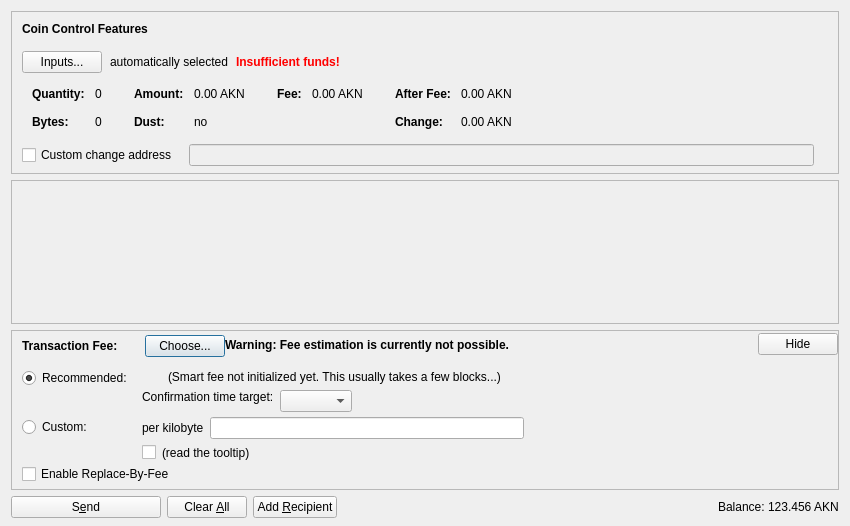
<?xml version="1.0" encoding="UTF-8"?>
<ui version="4.0">
 <class>SendCoinsDialog</class>
 <widget class="QDialog" name="SendCoinsDialog">
  <property name="geometry">
   <rect>
    <x>0</x>
    <y>0</y>
    <width>850</width>
    <height>526</height>
   </rect>
  </property>
  <property name="windowTitle">
   <string>Send Coins</string>
  </property>
  <layout class="QVBoxLayout" name="verticalLayout" stretch="0,1,0,0">
   <property name="bottomMargin">
    <number>8</number>
   </property>
   <item>
    <widget class="QFrame" name="frameCoinControl">
     <property name="sizePolicy">
      <sizepolicy hsizetype="Expanding" vsizetype="Expanding">
       <horstretch>0</horstretch>
       <verstretch>0</verstretch>
      </sizepolicy>
     </property>
     <property name="maximumSize">
      <size>
       <width>16777215</width>
       <height>16777215</height>
      </size>
     </property>
     <property name="frameShape">
      <enum>QFrame::StyledPanel</enum>
     </property>
     <property name="frameShadow">
      <enum>QFrame::Sunken</enum>
     </property>
     <layout class="QVBoxLayout" name="verticalLayoutCoinControl2">
      <property name="spacing">
       <number>0</number>
      </property>
      <property name="leftMargin">
       <number>0</number>
      </property>
      <property name="topMargin">
       <number>0</number>
      </property>
      <property name="rightMargin">
       <number>0</number>
      </property>
      <property name="bottomMargin">
       <number>6</number>
      </property>
      <item>
       <layout class="QVBoxLayout" name="verticalLayoutCoinControl" stretch="0,0,0,0,1">
        <property name="spacing">
         <number>0</number>
        </property>
        <property name="leftMargin">
         <number>10</number>
        </property>
        <property name="topMargin">
         <number>10</number>
        </property>
        <item>
         <layout class="QHBoxLayout" name="horizontalLayoutCoinControl1">
          <property name="bottomMargin">
           <number>15</number>
          </property>
          <item>
           <widget class="QLabel" name="labelCoinControlFeatures">
            <property name="sizePolicy">
             <sizepolicy hsizetype="Preferred" vsizetype="Maximum">
              <horstretch>0</horstretch>
              <verstretch>0</verstretch>
             </sizepolicy>
            </property>
            <property name="font">
             <font>
              <weight>75</weight>
              <bold>true</bold>
             </font>
            </property>
            <property name="styleSheet">
             <string notr="true">font-weight:bold;</string>
            </property>
            <property name="text">
             <string>Coin Control Features</string>
            </property>
           </widget>
          </item>
         </layout>
        </item>
        <item>
         <layout class="QHBoxLayout" name="horizontalLayoutCoinControl2" stretch="0,0,0,0">
          <property name="spacing">
           <number>8</number>
          </property>
          <property name="bottomMargin">
           <number>10</number>
          </property>
          <item>
           <widget class="QPushButton" name="pushButtonCoinControl">
            <property name="styleSheet">
             <string notr="true"/>
            </property>
            <property name="text">
             <string>Inputs...</string>
            </property>
            <property name="autoDefault">
             <bool>false</bool>
            </property>
           </widget>
          </item>
          <item>
           <widget class="QLabel" name="labelCoinControlAutomaticallySelected">
            <property name="text">
             <string>automatically selected</string>
            </property>
            <property name="margin">
             <number>5</number>
            </property>
           </widget>
          </item>
          <item>
           <widget class="QLabel" name="labelCoinControlInsuffFunds">
            <property name="font">
             <font>
              <weight>75</weight>
              <bold>true</bold>
             </font>
            </property>
            <property name="styleSheet">
             <string notr="true">color:red;font-weight:bold;</string>
            </property>
            <property name="text">
             <string>Insufficient funds!</string>
            </property>
            <property name="margin">
             <number>5</number>
            </property>
           </widget>
          </item>
          <item>
           <spacer name="horizontalSpacerCoinControl">
            <property name="orientation">
             <enum>Qt::Horizontal</enum>
            </property>
            <property name="sizeHint" stdset="0">
             <size>
              <width>40</width>
              <height>1</height>
             </size>
            </property>
           </spacer>
          </item>
         </layout>
        </item>
        <item>
         <widget class="QWidget" name="widgetCoinControl" native="true">
          <property name="sizePolicy">
           <sizepolicy hsizetype="Preferred" vsizetype="Preferred">
            <horstretch>0</horstretch>
            <verstretch>0</verstretch>
           </sizepolicy>
          </property>
          <property name="minimumSize">
           <size>
            <width>0</width>
            <height>0</height>
           </size>
          </property>
          <property name="styleSheet">
           <string notr="true"/>
          </property>
          <layout class="QHBoxLayout" name="horizontalLayoutCoinControl5">
           <property name="leftMargin">
            <number>0</number>
           </property>
           <property name="topMargin">
            <number>0</number>
           </property>
           <property name="rightMargin">
            <number>0</number>
           </property>
           <property name="bottomMargin">
            <number>0</number>
           </property>
           <item>
            <layout class="QHBoxLayout" name="horizontalLayoutCoinControl3" stretch="0,0,0,1">
             <property name="spacing">
              <number>20</number>
             </property>
             <property name="topMargin">
              <number>0</number>
             </property>
             <property name="bottomMargin">
              <number>10</number>
             </property>
             <item>
              <layout class="QFormLayout" name="formLayoutCoinControl1">
               <property name="horizontalSpacing">
                <number>10</number>
               </property>
               <property name="verticalSpacing">
                <number>14</number>
               </property>
               <property name="leftMargin">
                <number>10</number>
               </property>
               <property name="topMargin">
                <number>4</number>
               </property>
               <property name="rightMargin">
                <number>6</number>
               </property>
               <item row="0" column="0">
                <widget class="QLabel" name="labelCoinControlQuantityText">
                 <property name="font">
                  <font>
                   <weight>75</weight>
                   <bold>true</bold>
                  </font>
                 </property>
                 <property name="text">
                  <string>Quantity:</string>
                 </property>
                 <property name="margin">
                  <number>0</number>
                 </property>
                </widget>
               </item>
               <item row="0" column="1">
                <widget class="QLabel" name="labelCoinControlQuantity">
                 <property name="cursor">
                  <cursorShape>IBeamCursor</cursorShape>
                 </property>
                 <property name="contextMenuPolicy">
                  <enum>Qt::ActionsContextMenu</enum>
                 </property>
                 <property name="text">
                  <string notr="true">0</string>
                 </property>
                 <property name="margin">
                  <number>0</number>
                 </property>
                 <property name="textInteractionFlags">
                  <set>Qt::LinksAccessibleByMouse|Qt::TextSelectableByKeyboard|Qt::TextSelectableByMouse</set>
                 </property>
                </widget>
               </item>
               <item row="1" column="0">
                <widget class="QLabel" name="labelCoinControlBytesText">
                 <property name="font">
                  <font>
                   <weight>75</weight>
                   <bold>true</bold>
                  </font>
                 </property>
                 <property name="text">
                  <string>Bytes:</string>
                 </property>
                </widget>
               </item>
               <item row="1" column="1">
                <widget class="QLabel" name="labelCoinControlBytes">
                 <property name="cursor">
                  <cursorShape>IBeamCursor</cursorShape>
                 </property>
                 <property name="contextMenuPolicy">
                  <enum>Qt::ActionsContextMenu</enum>
                 </property>
                 <property name="text">
                  <string notr="true">0</string>
                 </property>
                 <property name="textInteractionFlags">
                  <set>Qt::LinksAccessibleByMouse|Qt::TextSelectableByKeyboard|Qt::TextSelectableByMouse</set>
                 </property>
                </widget>
               </item>
              </layout>
             </item>
             <item>
              <layout class="QFormLayout" name="formLayoutCoinControl2">
               <property name="horizontalSpacing">
                <number>10</number>
               </property>
               <property name="verticalSpacing">
                <number>14</number>
               </property>
               <property name="leftMargin">
                <number>6</number>
               </property>
               <property name="topMargin">
                <number>4</number>
               </property>
               <property name="rightMargin">
                <number>6</number>
               </property>
               <item row="0" column="0">
                <widget class="QLabel" name="labelCoinControlAmountText">
                 <property name="font">
                  <font>
                   <weight>75</weight>
                   <bold>true</bold>
                  </font>
                 </property>
                 <property name="text">
                  <string>Amount:</string>
                 </property>
                 <property name="margin">
                  <number>0</number>
                 </property>
                </widget>
               </item>
               <item row="0" column="1">
                <widget class="QLabel" name="labelCoinControlAmount">
                 <property name="cursor">
                  <cursorShape>IBeamCursor</cursorShape>
                 </property>
                 <property name="contextMenuPolicy">
                  <enum>Qt::ActionsContextMenu</enum>
                 </property>
                 <property name="text">
                  <string notr="true">0.00 AKN</string>
                 </property>
                 <property name="textInteractionFlags">
                  <set>Qt::LinksAccessibleByMouse|Qt::TextSelectableByKeyboard|Qt::TextSelectableByMouse</set>
                 </property>
                </widget>
               </item>
               <item row="1" column="0">
                <widget class="QLabel" name="labelCoinControlLowOutputText">
                 <property name="font">
                  <font>
                   <weight>75</weight>
                   <bold>true</bold>
                  </font>
                 </property>
                 <property name="text">
                  <string>Dust:</string>
                 </property>
                </widget>
               </item>
               <item row="1" column="1">
                <widget class="QLabel" name="labelCoinControlLowOutput">
                 <property name="cursor">
                  <cursorShape>IBeamCursor</cursorShape>
                 </property>
                 <property name="contextMenuPolicy">
                  <enum>Qt::ActionsContextMenu</enum>
                 </property>
                 <property name="text">
                  <string notr="true">no</string>
                 </property>
                 <property name="textInteractionFlags">
                  <set>Qt::LinksAccessibleByMouse|Qt::TextSelectableByKeyboard|Qt::TextSelectableByMouse</set>
                 </property>
                </widget>
               </item>
              </layout>
             </item>
             <item>
              <layout class="QFormLayout" name="formLayoutCoinControl3">
               <property name="horizontalSpacing">
                <number>10</number>
               </property>
               <property name="verticalSpacing">
                <number>14</number>
               </property>
               <property name="leftMargin">
                <number>6</number>
               </property>
               <property name="topMargin">
                <number>4</number>
               </property>
               <property name="rightMargin">
                <number>6</number>
               </property>
               <item row="0" column="0">
                <widget class="QLabel" name="labelCoinControlFeeText">
                 <property name="font">
                  <font>
                   <weight>75</weight>
                   <bold>true</bold>
                  </font>
                 </property>
                 <property name="text">
                  <string>Fee:</string>
                 </property>
                 <property name="margin">
                  <number>0</number>
                 </property>
                </widget>
               </item>
               <item row="0" column="1">
                <widget class="QLabel" name="labelCoinControlFee">
                 <property name="cursor">
                  <cursorShape>IBeamCursor</cursorShape>
                 </property>
                 <property name="contextMenuPolicy">
                  <enum>Qt::ActionsContextMenu</enum>
                 </property>
                 <property name="text">
                  <string notr="true">0.00 AKN</string>
                 </property>
                 <property name="textInteractionFlags">
                  <set>Qt::LinksAccessibleByMouse|Qt::TextSelectableByKeyboard|Qt::TextSelectableByMouse</set>
                 </property>
                </widget>
               </item>
              </layout>
             </item>
             <item>
              <layout class="QFormLayout" name="formLayoutCoinControl4">
               <property name="horizontalSpacing">
                <number>10</number>
               </property>
               <property name="verticalSpacing">
                <number>14</number>
               </property>
               <property name="leftMargin">
                <number>6</number>
               </property>
               <property name="topMargin">
                <number>4</number>
               </property>
               <property name="rightMargin">
                <number>6</number>
               </property>
               <item row="0" column="0">
                <widget class="QLabel" name="labelCoinControlAfterFeeText">
                 <property name="font">
                  <font>
                   <weight>75</weight>
                   <bold>true</bold>
                  </font>
                 </property>
                 <property name="text">
                  <string>After Fee:</string>
                 </property>
                 <property name="margin">
                  <number>0</number>
                 </property>
                </widget>
               </item>
               <item row="0" column="1">
                <widget class="QLabel" name="labelCoinControlAfterFee">
                 <property name="cursor">
                  <cursorShape>IBeamCursor</cursorShape>
                 </property>
                 <property name="contextMenuPolicy">
                  <enum>Qt::ActionsContextMenu</enum>
                 </property>
                 <property name="text">
                  <string notr="true">0.00 AKN</string>
                 </property>
                 <property name="textInteractionFlags">
                  <set>Qt::LinksAccessibleByMouse|Qt::TextSelectableByKeyboard|Qt::TextSelectableByMouse</set>
                 </property>
                </widget>
               </item>
               <item row="1" column="0">
                <widget class="QLabel" name="labelCoinControlChangeText">
                 <property name="font">
                  <font>
                   <weight>75</weight>
                   <bold>true</bold>
                  </font>
                 </property>
                 <property name="text">
                  <string>Change:</string>
                 </property>
                </widget>
               </item>
               <item row="1" column="1">
                <widget class="QLabel" name="labelCoinControlChange">
                 <property name="cursor">
                  <cursorShape>IBeamCursor</cursorShape>
                 </property>
                 <property name="contextMenuPolicy">
                  <enum>Qt::ActionsContextMenu</enum>
                 </property>
                 <property name="text">
                  <string notr="true">0.00 AKN</string>
                 </property>
                 <property name="textInteractionFlags">
                  <set>Qt::LinksAccessibleByMouse|Qt::TextSelectableByKeyboard|Qt::TextSelectableByMouse</set>
                 </property>
                </widget>
               </item>
              </layout>
             </item>
            </layout>
           </item>
          </layout>
         </widget>
        </item>
        <item>
         <layout class="QHBoxLayout" name="horizontalLayoutCoinControl4" stretch="0,0,0">
          <property name="spacing">
           <number>12</number>
          </property>
          <property name="sizeConstraint">
           <enum>QLayout::SetDefaultConstraint</enum>
          </property>
          <property name="topMargin">
           <number>5</number>
          </property>
          <property name="rightMargin">
           <number>5</number>
          </property>
          <item>
           <widget class="QCheckBox" name="checkBoxCoinControlChange">
            <property name="toolTip">
             <string>If this is activated, but the change address is empty or invalid, change will be sent to a newly generated address.</string>
            </property>
            <property name="text">
             <string>Custom change address</string>
            </property>
           </widget>
          </item>
          <item>
           <widget class="QValidatedLineEdit" name="lineEditCoinControlChange">
            <property name="enabled">
             <bool>false</bool>
            </property>
            <property name="sizePolicy">
             <sizepolicy hsizetype="Expanding" vsizetype="Fixed">
              <horstretch>0</horstretch>
              <verstretch>0</verstretch>
             </sizepolicy>
            </property>
           </widget>
          </item>
          <item>
           <widget class="QLabel" name="labelCoinControlChangeLabel">
            <property name="sizePolicy">
             <sizepolicy hsizetype="Preferred" vsizetype="Expanding">
              <horstretch>0</horstretch>
              <verstretch>0</verstretch>
             </sizepolicy>
            </property>
            <property name="minimumSize">
             <size>
              <width>0</width>
              <height>0</height>
             </size>
            </property>
            <property name="text">
             <string/>
            </property>
            <property name="margin">
             <number>3</number>
            </property>
           </widget>
          </item>
         </layout>
        </item>
        <item>
         <spacer name="verticalSpacerCoinControl">
          <property name="orientation">
           <enum>Qt::Vertical</enum>
          </property>
          <property name="sizeHint" stdset="0">
           <size>
            <width>800</width>
            <height>1</height>
           </size>
          </property>
         </spacer>
        </item>
       </layout>
      </item>
     </layout>
    </widget>
   </item>
   <item>
    <widget class="QScrollArea" name="scrollArea">
     <property name="widgetResizable">
      <bool>true</bool>
     </property>
     <widget class="QWidget" name="scrollAreaWidgetContents">
      <property name="geometry">
       <rect>
        <x>0</x>
        <y>0</y>
        <width>830</width>
        <height>104</height>
       </rect>
      </property>
      <layout class="QVBoxLayout" name="verticalLayout_2" stretch="0,1">
       <property name="leftMargin">
        <number>0</number>
       </property>
       <property name="topMargin">
        <number>0</number>
       </property>
       <property name="rightMargin">
        <number>0</number>
       </property>
       <property name="bottomMargin">
        <number>0</number>
       </property>
       <item>
        <layout class="QVBoxLayout" name="entries">
         <property name="spacing">
          <number>6</number>
         </property>
        </layout>
       </item>
       <item>
        <spacer name="verticalSpacer">
         <property name="orientation">
          <enum>Qt::Vertical</enum>
         </property>
         <property name="sizeHint" stdset="0">
          <size>
           <width>20</width>
           <height>40</height>
          </size>
         </property>
        </spacer>
       </item>
      </layout>
     </widget>
    </widget>
   </item>
   <item>
    <widget class="QFrame" name="frameFee">
     <property name="sizePolicy">
      <sizepolicy hsizetype="Expanding" vsizetype="Expanding">
       <horstretch>0</horstretch>
       <verstretch>0</verstretch>
      </sizepolicy>
     </property>
     <property name="maximumSize">
      <size>
       <width>16777215</width>
       <height>16777215</height>
      </size>
     </property>
     <property name="frameShape">
      <enum>QFrame::StyledPanel</enum>
     </property>
     <property name="frameShadow">
      <enum>QFrame::Sunken</enum>
     </property>
     <layout class="QVBoxLayout" name="verticalLayoutFee1">
      <property name="spacing">
       <number>0</number>
      </property>
      <property name="leftMargin">
       <number>0</number>
      </property>
      <property name="topMargin">
       <number>0</number>
      </property>
      <property name="rightMargin">
       <number>0</number>
      </property>
      <property name="bottomMargin">
       <number>0</number>
      </property>
      <item>
       <layout class="QVBoxLayout" name="verticalLayoutFee2" stretch="0,0,0">
        <property name="spacing">
         <number>0</number>
        </property>
        <property name="leftMargin">
         <number>10</number>
        </property>
        <property name="topMargin">
         <number>0</number>
        </property>
        <item>
         <layout class="QHBoxLayout" name="horizontalLayoutFee1">
          <property name="bottomMargin">
           <number>0</number>
          </property>
          <item>
           <layout class="QVBoxLayout" name="verticalLayoutFee7">
            <property name="spacing">
             <number>0</number>
            </property>
            <item>
             <spacer name="verticalSpacerSmartFee">
              <property name="orientation">
               <enum>Qt::Vertical</enum>
              </property>
              <property name="sizeType">
               <enum>QSizePolicy::Fixed</enum>
              </property>
              <property name="sizeHint" stdset="0">
               <size>
                <width>1</width>
                <height>4</height>
               </size>
              </property>
             </spacer>
            </item>
            <item>
             <layout class="QHBoxLayout" name="horizontalLayoutSmartFee">
              <property name="spacing">
               <number>10</number>
              </property>
              <item>
               <widget class="QLabel" name="labelFeeHeadline">
                <property name="sizePolicy">
                 <sizepolicy hsizetype="Preferred" vsizetype="Maximum">
                  <horstretch>0</horstretch>
                  <verstretch>0</verstretch>
                 </sizepolicy>
                </property>
                <property name="font">
                 <font>
                  <weight>75</weight>
                  <bold>true</bold>
                 </font>
                </property>
                <property name="styleSheet">
                 <string notr="true">font-weight:bold;</string>
                </property>
                <property name="text">
                 <string>Transaction Fee:</string>
                </property>
               </widget>
              </item>
              <item>
               <widget class="QLabel" name="labelFeeMinimized">
                <property name="text">
                 <string/>
                </property>
               </widget>
              </item>
              <item>
               <widget class="QPushButton" name="buttonChooseFee">
                <property name="text">
                 <string>Choose...</string>
                </property>
               </widget>
              </item>
             </layout>
            </item>
            <item>
             <spacer name="verticalSpacer_5">
              <property name="orientation">
               <enum>Qt::Vertical</enum>
              </property>
              <property name="sizeHint" stdset="0">
               <size>
                <width>1</width>
                <height>1</height>
               </size>
              </property>
             </spacer>
            </item>
           </layout>
          </item>
          <item>
           <widget class="QLabel" name="fallbackFeeWarningLabel">
            <property name="toolTip">
             <string>Using the fallbackfee can result in sending a transaction that will take several hours or days (or never) to confirm. Consider choosing your fee manually or wait until you have validated the complete chain.</string>
            </property>
            <property name="font">
            <font>
                <weight>75</weight>
                <bold>true</bold>
            </font>
            </property>
            <property name="text">
             <string>Warning: Fee estimation is currently not possible.</string>
            </property>
            <property name="wordWrap">
             <bool>false</bool>
            </property>
           </widget>
          </item>
          <item>
           <spacer name="horizontalSpacer_4">
            <property name="orientation">
             <enum>Qt::Horizontal</enum>
            </property>
            <property name="sizeType">
             <enum>QSizePolicy::MinimumExpanding</enum>
            </property>
            <property name="sizeHint" stdset="0">
             <size>
              <width>40</width>
              <height>20</height>
             </size>
            </property>
           </spacer>
          </item>
          <item>
           <widget class="QPushButton" name="buttonMinimizeFee">
            <property name="toolTip">
             <string>collapse fee-settings</string>
            </property>
            <property name="text">
             <string>Hide</string>
            </property>
           </widget>
          </item>
         </layout>
        </item>
        <item>
         <widget class="QFrame" name="frameFeeSelection">
          <layout class="QVBoxLayout" name="verticalLayoutFee12">
           <property name="spacing">
            <number>0</number>
           </property>
           <property name="leftMargin">
            <number>0</number>
           </property>
           <property name="topMargin">
            <number>0</number>
           </property>
           <property name="rightMargin">
            <number>0</number>
           </property>
           <property name="bottomMargin">
            <number>0</number>
           </property>
           <item>
            <layout class="QGridLayout" name="gridLayoutFee">
             <property name="topMargin">
              <number>10</number>
             </property>
             <property name="bottomMargin">
              <number>4</number>
             </property>
             <property name="horizontalSpacing">
              <number>10</number>
             </property>
             <property name="verticalSpacing">
              <number>4</number>
             </property>
             <item row="1" column="1">
              <layout class="QVBoxLayout" name="verticalLayoutFee8">
               <property name="spacing">
                <number>6</number>
               </property>
               <item>
                <layout class="QHBoxLayout" name="horizontalLayoutFee13">
                 <item>
                  <widget class="QLabel" name="labelCustomPerKilobyte">
                   <property name="toolTip">
                    <string>If the custom fee is set to 1000 satoshis and the transaction is only 250 bytes, then &quot;per kilobyte&quot; only pays 250 satoshis in fee, while &quot;total at least&quot; pays 1000 satoshis. For transactions bigger than a kilobyte both pay by kilobyte.</string>
                   </property>
                   <property name="text">
                    <string>per kilobyte</string>
                   </property>
                  </widget>
                 </item>
                 <item>
                  <widget class="BitcoinAmountField" name="customFee"/>
                 </item>
                 <item>
                  <spacer name="horizontalSpacer_6">
                   <property name="orientation">
                    <enum>Qt::Horizontal</enum>
                   </property>
                   <property name="sizeHint" stdset="0">
                    <size>
                     <width>1</width>
                     <height>1</height>
                    </size>
                   </property>
                  </spacer>
                 </item>
                </layout>
               </item>
               <item>
                <layout class="QHBoxLayout" name="horizontalLayoutFee8">
                 <item>
                  <widget class="QCheckBox" name="checkBoxMinimumFee">
                   <property name="toolTip">
                    <string>Paying only the minimum fee is just fine as long as there is less transaction volume than space in the blocks. But be aware that this can end up in a never confirming transaction once there is more demand for bitcoin transactions than the network can process.</string>
                   </property>
                   <property name="text">
                    <string/>
                   </property>
                  </widget>
                 </item>
                 <item>
                  <widget class="QLabel" name="labelMinFeeWarning">
                   <property name="enabled">
                    <bool>true</bool>
                   </property>
                   <property name="toolTip">
                    <string>Paying only the minimum fee is just fine as long as there is less transaction volume than space in the blocks. But be aware that this can end up in a never confirming transaction once there is more demand for bitcoin transactions than the network can process.</string>
                   </property>
                   <property name="text">
                    <string>(read the tooltip)</string>
                   </property>
                   <property name="margin">
                    <number>5</number>
                   </property>
                  </widget>
                 </item>
                 <item>
                  <spacer name="horizontalSpacer_2">
                   <property name="orientation">
                    <enum>Qt::Horizontal</enum>
                   </property>
                   <property name="sizeHint" stdset="0">
                    <size>
                     <width>1</width>
                     <height>1</height>
                    </size>
                   </property>
                  </spacer>
                 </item>
                </layout>
               </item>
              </layout>
             </item>
             <item row="0" column="0">
              <layout class="QVBoxLayout" name="verticalLayoutFee4" stretch="0,1">
               <item>
                <widget class="QRadioButton" name="radioSmartFee">
                 <property name="text">
                  <string>Recommended:</string>
                 </property>
                 <property name="checked">
                  <bool>true</bool>
                 </property>
                 <attribute name="buttonGroup">
                  <string notr="true">groupFee</string>
                 </attribute>
                </widget>
               </item>
               <item>
                <spacer name="verticalSpacer_2">
                 <property name="orientation">
                  <enum>Qt::Vertical</enum>
                 </property>
                 <property name="sizeHint" stdset="0">
                  <size>
                   <width>1</width>
                   <height>1</height>
                  </size>
                 </property>
                </spacer>
               </item>
              </layout>
             </item>
             <item row="1" column="0">
              <layout class="QVBoxLayout" name="verticalLayoutFee9" stretch="0,1">
               <item>
                <widget class="QRadioButton" name="radioCustomFee">
                 <property name="text">
                  <string>Custom:</string>
                 </property>
                 <attribute name="buttonGroup">
                  <string notr="true">groupFee</string>
                 </attribute>
                </widget>
               </item>
               <item>
                <spacer name="verticalSpacer_6">
                 <property name="orientation">
                  <enum>Qt::Vertical</enum>
                 </property>
                 <property name="sizeHint" stdset="0">
                  <size>
                   <width>1</width>
                   <height>1</height>
                  </size>
                 </property>
                </spacer>
               </item>
              </layout>
             </item>
             <item row="0" column="1">
              <layout class="QVBoxLayout" name="verticalLayoutFee3" stretch="0,0,1">
               <property name="spacing">
                <number>6</number>
               </property>
               <property name="topMargin">
                <number>2</number>
               </property>
               <item>
                <layout class="QHBoxLayout" name="horizontalLayoutFee12">
                 <item>
                  <widget class="QLabel" name="labelSmartFee">
                   <property name="text">
                    <string/>
                   </property>
                   <property name="margin">
                    <number>2</number>
                   </property>
                  </widget>
                 </item>
                 <item>
                  <widget class="QLabel" name="labelFeeEstimation">
                   <property name="text">
                    <string/>
                   </property>
                  </widget>
                 </item>
                 <item>
                  <widget class="QLabel" name="labelSmartFee2">
                   <property name="text">
                    <string>(Smart fee not initialized yet. This usually takes a few blocks...)</string>
                   </property>
                   <property name="margin">
                    <number>2</number>
                   </property>
                  </widget>
                 </item>
                 <item>
                  <spacer name="horizontalSpacer_5">
                   <property name="orientation">
                    <enum>Qt::Horizontal</enum>
                   </property>
                   <property name="sizeHint" stdset="0">
                    <size>
                     <width>1</width>
                     <height>1</height>
                    </size>
                   </property>
                  </spacer>
                 </item>
                </layout>
               </item>
               <item>
                <layout class="QHBoxLayout" name="horizontalLayoutFee9">
                 <item>
                  <layout class="QVBoxLayout" name="verticalLayoutFee6">
                   <item>
                    <widget class="QLabel" name="labelSmartFee3">
                     <property name="text">
                      <string>Confirmation time target:</string>
                     </property>
                     <property name="margin">
                      <number>2</number>
                     </property>
                    </widget>
                   </item>
                   <item>
                    <spacer name="verticalSpacer_3">
                     <property name="orientation">
                      <enum>Qt::Vertical</enum>
                     </property>
                     <property name="sizeHint" stdset="0">
                      <size>
                       <width>1</width>
                       <height>1</height>
                      </size>
                     </property>
                    </spacer>
                   </item>
                  </layout>
                 </item>
                 <item>
                  <layout class="QVBoxLayout" name="verticalLayoutFee5">
                   <property name="rightMargin">
                    <number>30</number>
                   </property>
                   <item>
                    <layout class="QHBoxLayout" name="horizontalLayoutConfTarget">
                     <property name="bottomMargin">
                      <number>0</number>
                     </property>
                     <item>
                      <widget class="QComboBox" name="confTargetSelector"/>
                     </item>
                     <item>
                      <spacer name="horizontalSpacerConfTarget">
                       <property name="orientation">
                        <enum>Qt::Horizontal</enum>
                       </property>
                       <property name="sizeHint" stdset="0">
                        <size>
                         <width>40</width>
                         <height>20</height>
                        </size>
                       </property>
                      </spacer>
                     </item>
                    </layout>
                   </item>
                  </layout>
                 </item>
                </layout>
               </item>
               <item>
                <spacer name="verticalSpacer_4">
                 <property name="orientation">
                  <enum>Qt::Vertical</enum>
                 </property>
                 <property name="sizeHint" stdset="0">
                  <size>
                   <width>1</width>
                   <height>1</height>
                  </size>
                 </property>
                </spacer>
               </item>
              </layout>
             </item>
            </layout>
           </item>
           <item>
            <widget class="QCheckBox" name="optInRBF">
             <property name="text">
              <string>Enable Replace-By-Fee</string>
             </property>
             <property name="toolTip">
              <string>With Replace-By-Fee (BIP-125) you can increase a transaction's fee after it is sent. Without this, a higher fee may be recommended to compensate for increased transaction delay risk.</string>
             </property>
            </widget>
           </item>
          </layout>
         </widget>
        </item>
        <item>
         <spacer name="verticalSpacerFee">
          <property name="orientation">
           <enum>Qt::Vertical</enum>
          </property>
          <property name="sizeHint" stdset="0">
           <size>
            <width>40</width>
            <height>5</height>
           </size>
          </property>
         </spacer>
        </item>
       </layout>
      </item>
     </layout>
    </widget>
   </item>
   <item>
    <layout class="QHBoxLayout" name="horizontalLayout">
     <item>
      <widget class="QPushButton" name="sendButton">
       <property name="minimumSize">
        <size>
         <width>150</width>
         <height>0</height>
        </size>
       </property>
       <property name="toolTip">
        <string>Confirm the send action</string>
       </property>
       <property name="text">
        <string>S&amp;end</string>
       </property>
       <property name="icon">
        <iconset resource="../bitcoin.qrc">
         <normaloff>:/icons/send</normaloff>:/icons/send</iconset>
       </property>
       <property name="autoDefault">
        <bool>false</bool>
       </property>
       <property name="default">
        <bool>false</bool>
       </property>
      </widget>
     </item>
     <item>
      <widget class="QPushButton" name="clearButton">
       <property name="sizePolicy">
        <sizepolicy hsizetype="Minimum" vsizetype="Fixed">
         <horstretch>0</horstretch>
         <verstretch>0</verstretch>
        </sizepolicy>
       </property>
       <property name="toolTip">
        <string>Clear all fields of the form.</string>
       </property>
       <property name="text">
        <string>Clear &amp;All</string>
       </property>
       <property name="icon">
        <iconset resource="../bitcoin.qrc">
         <normaloff>:/icons/remove</normaloff>:/icons/remove</iconset>
       </property>
       <property name="autoDefault">
        <bool>false</bool>
       </property>
      </widget>
     </item>
     <item>
      <widget class="QPushButton" name="addButton">
       <property name="toolTip">
        <string>Send to multiple recipients at once</string>
       </property>
       <property name="text">
        <string>Add &amp;Recipient</string>
       </property>
       <property name="icon">
        <iconset resource="../bitcoin.qrc">
         <normaloff>:/icons/add</normaloff>:/icons/add</iconset>
       </property>
       <property name="autoDefault">
        <bool>false</bool>
       </property>
      </widget>
     </item>
     <item>
      <spacer name="horizontalSpacer">
       <property name="orientation">
        <enum>Qt::Horizontal</enum>
       </property>
       <property name="sizeHint" stdset="0">
        <size>
         <width>40</width>
         <height>20</height>
        </size>
       </property>
      </spacer>
     </item>
     <item>
      <layout class="QHBoxLayout" name="horizontalLayout_2">
       <property name="spacing">
        <number>3</number>
       </property>
       <item>
        <widget class="QLabel" name="label">
         <property name="sizePolicy">
          <sizepolicy hsizetype="Preferred" vsizetype="Fixed">
           <horstretch>0</horstretch>
           <verstretch>0</verstretch>
          </sizepolicy>
         </property>
         <property name="text">
          <string>Balance:</string>
         </property>
        </widget>
       </item>
       <item>
        <widget class="QLabel" name="labelBalance">
         <property name="sizePolicy">
          <sizepolicy hsizetype="Preferred" vsizetype="Fixed">
           <horstretch>0</horstretch>
           <verstretch>0</verstretch>
          </sizepolicy>
         </property>
         <property name="cursor">
          <cursorShape>IBeamCursor</cursorShape>
         </property>
         <property name="text">
          <string notr="true">123.456 AKN</string>
         </property>
         <property name="textInteractionFlags">
          <set>Qt::LinksAccessibleByMouse|Qt::TextSelectableByKeyboard|Qt::TextSelectableByMouse</set>
         </property>
        </widget>
       </item>
      </layout>
     </item>
    </layout>
   </item>
  </layout>
 </widget>
 <customwidgets>
  <customwidget>
   <class>QValidatedLineEdit</class>
   <extends>QLineEdit</extends>
   <header>qt/qvalidatedlineedit.h</header>
  </customwidget>
  <customwidget>
   <class>BitcoinAmountField</class>
   <extends>QLineEdit</extends>
   <header>qt/bitcoinamountfield.h</header>
   <container>1</container>
  </customwidget>
 </customwidgets>
 <resources>
  <include location="../bitcoin.qrc"/>
 </resources>
 <connections/>
 <buttongroups>
  <buttongroup name="groupFee"/>
 </buttongroups>
</ui>
